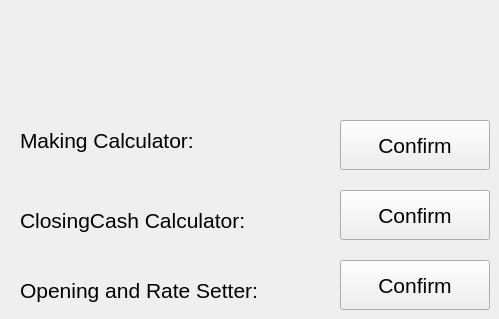
    <widget class="QWidget" name="home">
     <widget class="QLabel" name="label_171">
      <property name="geometry">
       <rect>
        <x>20</x>
        <y>120</y>
        <width>230</width>
        <height>40</height>
       </rect>
      </property>
      <property name="font">
       <font>
        <pointsize>16</pointsize>
       </font>
      </property>
      <property name="text">
       <string>Making Calculator:</string>
      </property>
     </widget>
     <widget class="QLabel" name="label_172">
      <property name="geometry">
       <rect>
        <x>20</x>
        <y>200</y>
        <width>290</width>
        <height>40</height>
       </rect>
      </property>
      <property name="font">
       <font>
        <pointsize>16</pointsize>
       </font>
      </property>
      <property name="text">
       <string>ClosingCash Calculator:</string>
      </property>
     </widget>
     <widget class="QPushButton" name="MCbutton">
      <property name="geometry">
       <rect>
        <x>340</x>
        <y>120</y>
        <width>150</width>
        <height>50</height>
       </rect>
      </property>
      <property name="font">
       <font>
        <pointsize>16</pointsize>
       </font>
      </property>
      <property name="text">
       <string>Confirm</string>
      </property>
     </widget>
     <widget class="QPushButton" name="CCbutton">
      <property name="geometry">
       <rect>
        <x>340</x>
        <y>190</y>
        <width>150</width>
        <height>50</height>
       </rect>
      </property>
      <property name="font">
       <font>
        <pointsize>16</pointsize>
       </font>
      </property>
      <property name="text">
       <string>Confirm</string>
      </property>
     </widget>
     <widget class="QLabel" name="label_183">
      <property name="geometry">
       <rect>
        <x>20</x>
        <y>270</y>
        <width>310</width>
        <height>40</height>
       </rect>
      </property>
      <property name="font">
       <font>
        <pointsize>16</pointsize>
       </font>
      </property>
      <property name="text">
       <string>Opening and Rate Setter:</string>
      </property>
     </widget>
     <widget class="QPushButton" name="OpnButton">
      <property name="geometry">
       <rect>
        <x>340</x>
        <y>260</y>
        <width>150</width>
        <height>50</height>
       </rect>
      </property>
      <property name="font">
       <font>
        <pointsize>16</pointsize>
       </font>
      </property>
      <property name="text">
       <string>Confirm</string>
      </property>
     </widget>
    </widget>
